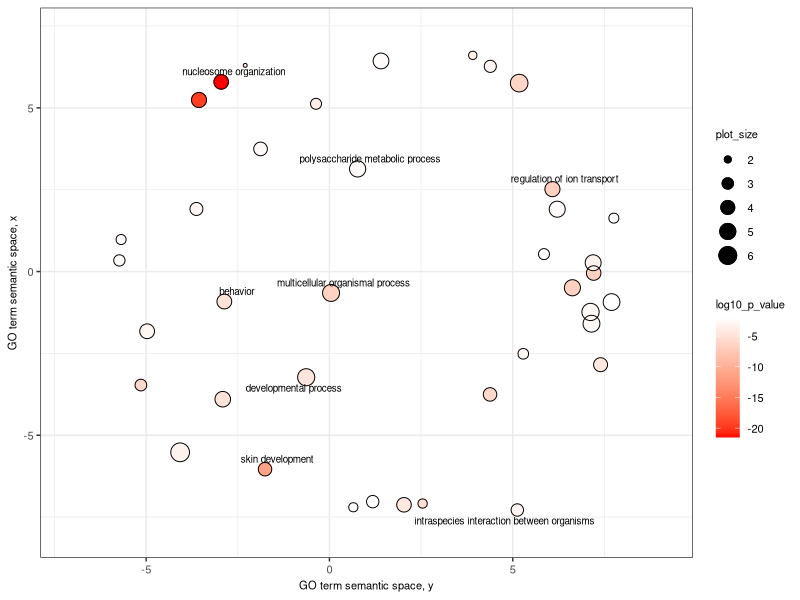

Write R code to recreate this figure.


# A plotting R script produced by the REVIGO server at http://revigo.irb.hr/
# If you found REVIGO useful in your work, please cite the following reference:
# Supek F et al. "REVIGO summarizes and visualizes long lists of Gene Ontology
# terms" PLoS ONE 2011. doi:10.1371/journal.pone.0021800


# --------------------------------------------------------------------------
# If you don't have the ggplot2 package installed, uncomment the following line:
# install.packages( "ggplot2" );
library( ggplot2 );
# --------------------------------------------------------------------------
# If you don't have the scales package installed, uncomment the following line:
# install.packages( "scales" );
library( scales );
library( ggrepel );


# --------------------------------------------------------------------------
# Here is your data from REVIGO. Scroll down for plot configuration options.

revigo.names <- c("term_ID","description","frequency_%","plot_X","plot_Y","plot_size","log10_p_value","uniqueness","dispensability");
revigo.data <- rbind(c("GO:0005976","polysaccharide metabolic process", 0.906, 0.769, 3.136, 5.065,-2.3507,0.946,0.000),
c("GO:0007610","behavior", 0.170,-2.867,-0.915, 4.338,-4.9208,0.994,0.000),
c("GO:0032501","multicellular organismal process", 2.373, 0.044,-0.653, 5.483,-6.6383,0.994,0.000),
c("GO:0032502","developmental process", 2.812,-0.634,-3.229, 5.557,-4.7212,0.994,0.000),
c("GO:0034728","nucleosome organization", 0.129,-2.953, 5.794, 4.219,-21.4949,0.839,0.000),
c("GO:0043269","regulation of ion transport", 0.244, 6.083, 2.518, 4.496,-6.7959,0.749,0.000),
c("GO:0043588","skin development", 0.044,-1.757,-6.038, 3.753,-11.3768,0.657,0.000),
c("GO:0051703","intraspecies interaction between organisms", 0.017, 5.125,-7.284, 3.346,-2.9547,0.979,0.000),
c("GO:0045103","intermediate filament-based process", 0.010,-5.143,-3.468, 3.094,-6.0000,0.910,0.048),
c("GO:0072089","stem cell proliferation", 0.029,-3.628, 1.912, 3.566,-3.0132,0.939,0.051),
c("GO:0044763","single-organism cellular process",27.536,-4.073,-5.522, 6.548,-3.2147,0.894,0.091),
c("GO:0034435","cholesterol esterification", 0.003,-5.683, 0.978, 2.590,-2.3516,0.892,0.095),
c("GO:0030204","chondroitin sulfate metabolic process", 0.006,-0.366, 5.125, 2.876,-3.7447,0.860,0.098),
c("GO:0016567","protein ubiquitination", 0.523, 1.407, 6.433, 4.827,-2.2848,0.934,0.113),
c("GO:0006112","energy reserve metabolic process", 0.168,-4.973,-1.824, 4.334,-2.8697,0.883,0.120),
c("GO:0010939","regulation of necrotic cell death", 0.004, 5.288,-2.513, 2.747,-2.7825,0.805,0.165),
c("GO:0015874","norepinephrine transport", 0.001, 3.910, 6.605, 2.212,-3.4437,0.896,0.165),
c("GO:0050878","regulation of body fluid levels", 0.074, 7.396,-2.845, 3.976,-4.4089,0.806,0.191),
c("GO:0007187","G-protein coupled receptor signaling pathway, coupled to cyclic nucleotide second messenger", 0.046, 4.381,-3.753, 3.771,-5.8539,0.758,0.193),
c("GO:0032026","response to magnesium ion", 0.002, 0.652,-7.201, 2.389,-2.0283,0.938,0.199),
c("GO:0002227","innate immune response in mucosa", 0.002, 2.542,-7.086, 2.401,-5.3010,0.907,0.199),
c("GO:0040029","regulation of gene expression, epigenetic", 0.130, 7.208,-0.045, 4.224,-6.6778,0.809,0.209),
c("GO:0042053","regulation of dopamine metabolic process", 0.003, 7.758, 1.632, 2.588,-2.0283,0.833,0.219),
c("GO:0071514","genetic imprinting", 0.006, 5.852, 0.533, 2.881,-2.1124,0.834,0.231),
c("GO:0048519","negative regulation of biological process", 1.984, 7.148,-1.593, 5.406,-2.5850,0.801,0.266),
c("GO:0032879","regulation of localization", 0.726, 6.214, 1.905, 4.969,-2.2848,0.788,0.299),
c("GO:0006044","N-acetylglucosamine metabolic process", 0.055,-1.879, 3.746, 3.850,-2.4802,0.959,0.300),
c("GO:0051172","negative regulation of nitrogen compound metabolic process", 0.792, 6.628,-0.495, 5.007,-6.6576,0.705,0.326),
c("GO:0048518","positive regulation of biological process", 1.744, 7.696,-0.932, 5.350,-2.0467,0.803,0.332),
c("GO:0009611","response to wounding", 0.127, 2.034,-7.125, 4.212,-4.2840,0.931,0.336),
c("GO:0065008","regulation of biological quality", 3.395, 7.122,-1.234, 5.639,-2.4473,0.798,0.345),
c("GO:0043279","response to alkaloid", 0.017, 1.181,-7.029, 3.350,-2.0186,0.917,0.346),
c("GO:0006811","ion transport", 5.344, 5.176, 5.757, 5.836,-6.2007,0.932,0.350),
c("GO:0019433","triglyceride catabolic process", 0.007,-5.730, 0.340, 2.975,-2.3002,0.893,0.353),
c("GO:0010628","positive regulation of gene expression", 0.653, 7.194, 0.269, 4.923,-3.4559,0.766,0.379),
c("GO:0007267","cell-cell signaling", 0.407,-2.910,-3.899, 4.718,-4.8539,0.843,0.381),
c("GO:0006323","DNA packaging", 0.227,-3.558, 5.242, 4.465,-19.5376,0.869,0.382),
c("GO:1904837","beta-catenin-TCF complex assembly", 0.000,-2.297, 6.299, 1.799,-4.3372,0.893,0.387),
c("GO:0015844","monoamine transport", 0.014, 4.388, 6.269, 3.247,-3.0044,0.897,0.393));

one.data <- data.frame(revigo.data);
names(one.data) <- revigo.names;
one.data <- one.data [(one.data$plot_X != "null" & one.data$plot_Y != "null"), ];
one.data$plot_X <- as.numeric( as.character(one.data$plot_X) );
one.data$plot_Y <- as.numeric( as.character(one.data$plot_Y) );
one.data$plot_size <- as.numeric( as.character(one.data$plot_size) );
one.data$log10_p_value <- as.numeric( as.character(one.data$log10_p_value) );
one.data$frequency <- as.numeric( as.character(one.data$frequency) );
one.data$uniqueness <- as.numeric( as.character(one.data$uniqueness) );
one.data$dispensability <- as.numeric( as.character(one.data$dispensability) );
#head(one.data);


# --------------------------------------------------------------------------
# Names of the axes, sizes of the numbers and letters, names of the columns,
# etc. can be changed below

p1 <- ggplot( data = one.data );
p1 <- p1 + geom_point( aes( plot_X, plot_Y, colour = log10_p_value, size = plot_size), alpha = I(1) ) + scale_size_area();
p1 <- p1 + scale_colour_gradientn( colours = c("red", "white"), limits = c( min(one.data$log10_p_value), max(one.data$log10_p_value)) );
p1 <- p1 + geom_point( aes(plot_X, plot_Y, size = plot_size), shape = 21, fill = "transparent", colour = I (alpha ("black", 1) )) + scale_size_area();
p1 <- p1 + scale_size( range=c(1, 6)) + theme_bw(); # + scale_fill_gradientn(colours = heat_hcl(7), limits = c(-300, 0) );
ex <- one.data [ one.data$dispensability < 0.02, ]; 
p1 <- p1 + geom_text_repel( data = ex, aes(plot_X, plot_Y, label = description), colour = I(alpha("black", 1)), size = 2.5 );
p1 <- p1 + labs (y = "GO term semantic space, x", x = "GO term semantic space, y");
p1 <- p1 + theme(legend.key = element_blank(), legend.text = element_text(size=8), axis.title = element_text(size=8), axis.text = element_text(size=8), legend.title = element_text(size=8)) ;
one.x_range = max(one.data$plot_X) - min(one.data$plot_X);
one.y_range = max(one.data$plot_Y) - min(one.data$plot_Y);
p1 <- p1 + xlim(min(one.data$plot_X)-one.x_range/10,max(one.data$plot_X)+one.x_range/10);
p1 <- p1 + ylim(min(one.data$plot_Y)-one.y_range/20,max(one.data$plot_Y)+one.y_range/20);



# --------------------------------------------------------------------------
# Output the plot to screen

#p1;

# Uncomment the line below to also save the plot to a file.
# The file type depends on the extension (default=pdf).

ggsave("../../figures/revigo_hiz_BP_CGN.pdf", device = cairo_pdf, width = 5, height = 4, units = "in", dpi = 300)